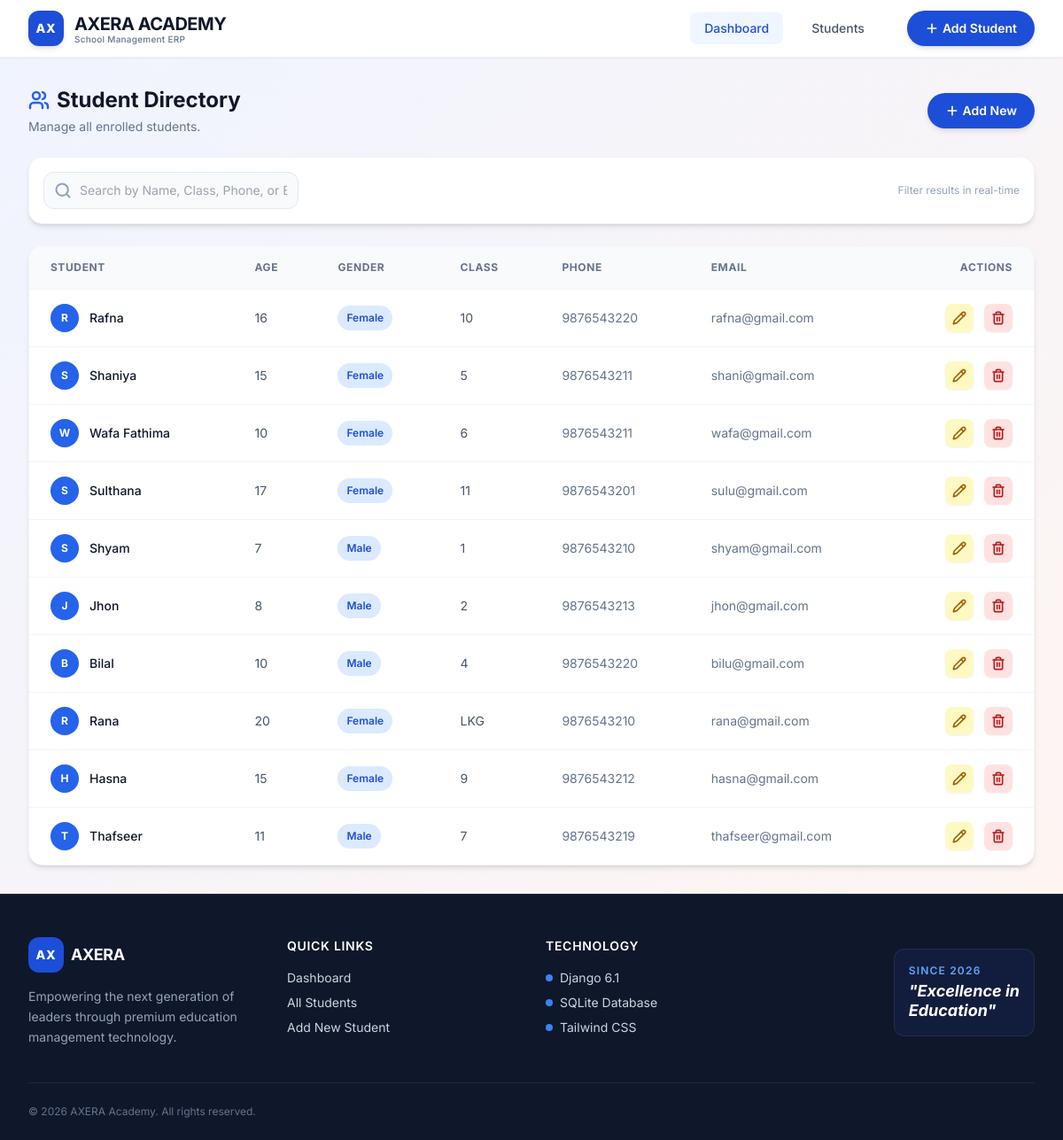
Screenshot of /students/recent/ with the database file from the repository.
### students/models.py (models this page shows, shortened)
class Student(models.Model):
    name = models.CharField(max_length=100)
    age = models.IntegerField()
    GENDER_CHOICES = [('Male', 'Male'), ('Female', 'Female'), ('Other', 'Other')]
    gender = models.CharField(max_length=10, choices=GENDER_CHOICES)
    class_name = models.CharField(max_length=50)
    phone = models.CharField(max_length=15)
    email = models.EmailField()
    address = models.TextField()
    admission_date = models.DateField()

### students/views.py (the view)
# urls.py: path('students/recent/', views.recent_students, name='recent_students'),
def recent_students(request):
    students = Student.objects.all().order_by('-admission_date')[:10]
    return render(request, 'student_list.html', {'students': students})

### students/templates/student_list.html (shortened to what this page needs)
{% extends 'base.html' %}
{% block content %}
<div class="animate-fade-up">
    <div class="flex flex-col sm:flex-row justify-between items-start sm:items-center gap-4 mb-6">
        <div>
            <h1 class="text-2xl font-bold text-slate-900 flex items-center gap-2">
                <i data-lucide="users" class="w-6 h-6 text-blue-600"></i>
                Student Directory
            </h1>
            <p class="text-sm text-slate-500 mt-1">Manage all enrolled students.</p>
        </div>
        <a href="{% url 'add_student' %}" class="inline-flex items-center px-5 py-2.5 rounded-full text-sm font-semibold text-white bg-blue-700 hover:bg-blue-800 shadow-md hover:shadow-lg transition-all duration-300 hover:scale-105">
            <i data-lucide="plus" class="w-4 h-4 mr-1"></i> Add New
        </a>
    </div>
    <div class="bg-white p-4 rounded-2xl shadow-md border border-slate-100 mb-6 flex flex-col sm:flex-row gap-4 items-center">
        <div class="relative w-full sm:w-72">
            <input type="text" id="searchInput" onkeyup="searchStudents()" placeholder="Search by Name, Class, Phone, or Email..." class="block w-full pl-10 pr-3 py-2.5 border border-slate-200 rounded-xl text-sm focus:outline-none focus:ring-2 focus:ring-blue-500 focus:border-transparent transition-all bg-slate-50 hover:bg-white">
        </div>
        <span class="text-xs text-slate-400 hidden sm:block ml-auto">Filter results in real-time</span>
    </div>
    <div class="bg-white rounded-2xl shadow-md border border-slate-100 overflow-hidden">
        <div class="overflow-x-auto">
            <table class="w-full text-sm text-left">
                <thead class="bg-slate-50 text-slate-500 font-semibold text-xs uppercase tracking-wider border-b border-slate-100">
                    <tr>
                        <th class="px-6 py-4">Student</th>
                        <th class="px-6 py-4">Age</th>
                        <th class="px-6 py-4">Gender</th>
                        <th class="px-6 py-4">Class</th>
                        <th class="px-6 py-4 hidden md:table-cell">Phone</th>
                        <th class="px-6 py-4 hidden lg:table-cell">Email</th>
                        <th class="px-6 py-4 text-right">Actions</th>
                    </tr>
                </thead>
                <tbody id="studentTableBody" class="divide-y divide-slate-100">
                    {% for s in students %}
                    <tr class="hover:bg-blue-50/50 transition-colors duration-150 group">
                        <td class="px-6 py-4 font-medium text-slate-900 flex items-center gap-3">
                            <div class="h-8 w-8 rounded-full bg-blue-600 text-white flex items-center justify-center text-xs font-bold shadow-sm">{{ s.name|slice:":1" }}</div>
                            {{ s.name }}
                        </td>
                        <td class="px-6 py-4 text-slate-600">{{ s.age }}</td>
                        <td class="px-6 py-4">
                            <span class="px-2.5 py-1 inline-flex text-xs leading-5 font-semibold rounded-full bg-blue-100 text-blue-700">{{ s.gender }}</span>
                        </td>
                        <td class="px-6 py-4 text-slate-600">{{ s.class_name }}</td>
                        <td class="px-6 py-4 hidden md:table-cell text-slate-500">{{ s.phone }}</td>
                        <td class="px-6 py-4 hidden lg:table-cell text-slate-500">{{ s.email }}</td>
                        <td class="px-6 py-4 text-right space-x-2">
                            <a href="{% url 'update_student' s.id %}" class="inline-flex items-center p-2 bg-yellow-100 text-yellow-700 rounded-lg hover:bg-yellow-200 transition-colors shadow-sm" title="Edit">
                                <i data-lucide="pencil" class="w-4 h-4"></i>
                            </a>
                            <button onclick="openDeleteModal({{ s.id }}, '{{ s.name }}')" class="inline-flex items-center p-2 bg-red-100 text-red-700 rounded-lg hover:bg-red-200 transition-colors shadow-sm" title="Delete">
                                <i data-lucide="trash-2" class="w-4 h-4"></i>
                            </button>
                        </td>
                    </tr>
                    {% endfor %}
                </tbody>
            </table>
        </div>
    </div>
</div>
{% endblock %}

### static/css/style.css (style rules this page uses)
body { background: linear-gradient(135deg, #f0f4ff 0%, #fff5f0 100%); font-family: 'Inter', -apple-system, BlinkMacSystemFont, "Segoe UI", Roboto, Helvetica, Arial, sans-serif; min-height: 100vh; }
button, a, input, select, textarea { transition: all 0.2s ease-in-out; }
.lucide { stroke-width: 2.5; }

### templates/base.html (style rules this page uses)
.animate-fade-up { animation: fadeInUp 0.6s ease-out forwards; }
body { font-family: 'Inter', sans-serif; }

### rows the page displays
Student: name "R", name "Rafna", age "16", gender "Female", class_name "10", phone "9876543220", email "rafna@gmail.com"
Student: name "S", name "Shaniya", age "15", gender "Female", class_name "5", phone "9876543211", email "shani@gmail.com"
Student: name "W", name "Wafa Fathima", age "10", gender "Female", class_name "6", phone "9876543211", email "wafa@gmail.com"
Student: name "S", name "Sulthana", age "17", gender "Female", class_name "11", phone "9876543201", email "sulu@gmail.com"
Student: name "S", name "Shyam", age "7", gender "Male", class_name "1", phone "9876543210", email "shyam@gmail.com"
Student: name "J", name "Jhon", age "8", gender "Male", class_name "2", phone "9876543213", email "jhon@gmail.com"
Student: name "B", name "Bilal", age "10", gender "Male", class_name "4", phone "9876543220", email "bilu@gmail.com"
Student: name "R", name "Rana", age "20", gender "Female", class_name "LKG", phone "9876543210", email "rana@gmail.com"
Student: name "H", name "Hasna", age "15", gender "Female", class_name "9", phone "9876543212", email "hasna@gmail.com"
Student: name "T", name "Thafseer", age "11", gender "Male", class_name "7", phone "9876543219", email "thafseer@gmail.com"
